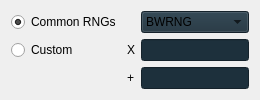
      <widget class="QWidget" name="tab64Bit">
       <attribute name="title">
        <string>64Bit</string>
       </attribute>
       <layout class="QGridLayout" name="gridLayout_2">
        <item row="0" column="0">
         <widget class="QRadioButton" name="radioButtonCommon64Bit">
          <property name="sizePolicy">
           <sizepolicy hsizetype="Minimum" vsizetype="Fixed">
            <horstretch>0</horstretch>
            <verstretch>0</verstretch>
           </sizepolicy>
          </property>
          <property name="text">
           <string>Common RNGs</string>
          </property>
          <property name="checked">
           <bool>true</bool>
          </property>
         </widget>
        </item>
        <item row="0" column="2">
         <widget class="QComboBox" name="comboBoxRNG64Bit">
          <property name="sizePolicy">
           <sizepolicy hsizetype="Preferred" vsizetype="Fixed">
            <horstretch>0</horstretch>
            <verstretch>0</verstretch>
           </sizepolicy>
          </property>
          <property name="styleSheet">
           <string notr="true">QComboBox {
	background-color: #1D303C;
}</string>
          </property>
          <item>
           <property name="text">
            <string>BWRNG</string>
           </property>
          </item>
          <item>
           <property name="text">
            <string>BWRNG[R]</string>
           </property>
          </item>
          <item>
           <property name="text">
            <string>SFMT</string>
           </property>
          </item>
         </widget>
        </item>
        <item row="1" column="0">
         <widget class="QRadioButton" name="radioButtonCustom64Bit">
          <property name="sizePolicy">
           <sizepolicy hsizetype="Minimum" vsizetype="Fixed">
            <horstretch>0</horstretch>
            <verstretch>0</verstretch>
           </sizepolicy>
          </property>
          <property name="text">
           <string>Custom</string>
          </property>
         </widget>
        </item>
        <item row="1" column="1">
         <widget class="QLabel" name="label_15">
          <property name="sizePolicy">
           <sizepolicy hsizetype="Fixed" vsizetype="Preferred">
            <horstretch>0</horstretch>
            <verstretch>0</verstretch>
           </sizepolicy>
          </property>
          <property name="maximumSize">
           <size>
            <width>16777215</width>
            <height>16777215</height>
           </size>
          </property>
          <property name="text">
           <string notr="true">X</string>
          </property>
         </widget>
        </item>
        <item row="1" column="2">
         <widget class="QTextBox" name="textBoxMult64Bit">
          <property name="sizePolicy">
           <sizepolicy hsizetype="Preferred" vsizetype="Fixed">
            <horstretch>0</horstretch>
            <verstretch>0</verstretch>
           </sizepolicy>
          </property>
          <property name="styleSheet">
           <string notr="true">QLineEdit {
	background-color: #1D303C;
}</string>
          </property>
          <property name="maxLength">
           <number>16</number>
          </property>
         </widget>
        </item>
        <item row="2" column="1">
         <widget class="QLabel" name="label_16">
          <property name="sizePolicy">
           <sizepolicy hsizetype="Minimum" vsizetype="Preferred">
            <horstretch>0</horstretch>
            <verstretch>0</verstretch>
           </sizepolicy>
          </property>
          <property name="text">
           <string notr="true">+</string>
          </property>
         </widget>
        </item>
        <item row="2" column="2">
         <widget class="QTextBox" name="textBoxAdd64Bit">
          <property name="sizePolicy">
           <sizepolicy hsizetype="Preferred" vsizetype="Fixed">
            <horstretch>0</horstretch>
            <verstretch>0</verstretch>
           </sizepolicy>
          </property>
          <property name="styleSheet">
           <string notr="true">QLineEdit {
	background-color: #1D303C;
}</string>
          </property>
          <property name="maxLength">
           <number>16</number>
          </property>
         </widget>
        </item>
       </layout>
      </widget>
